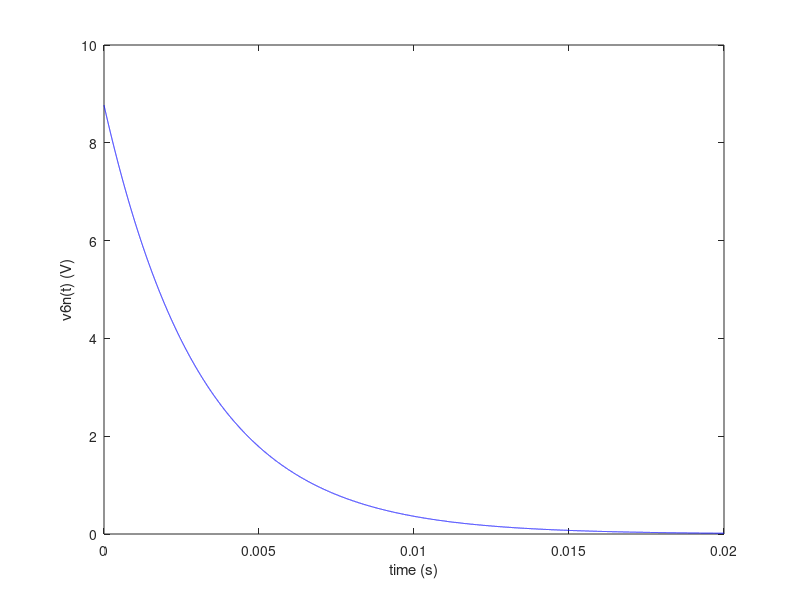
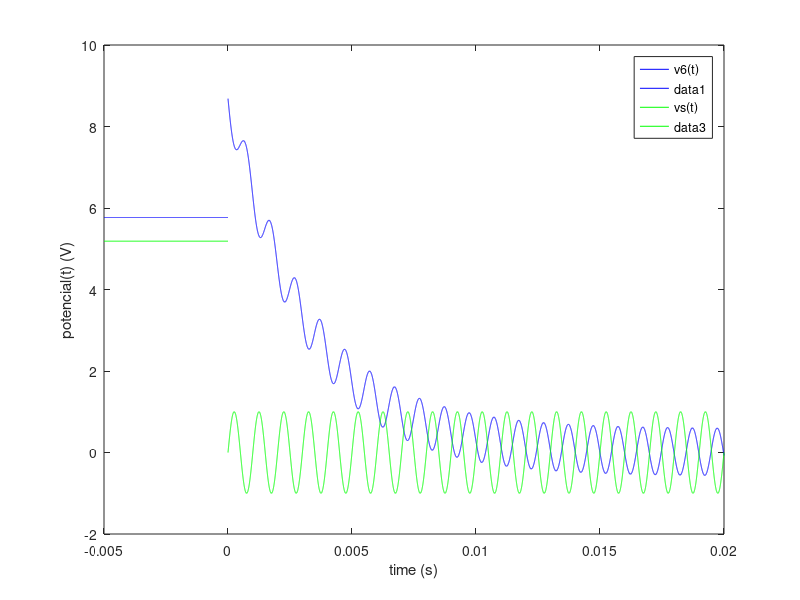
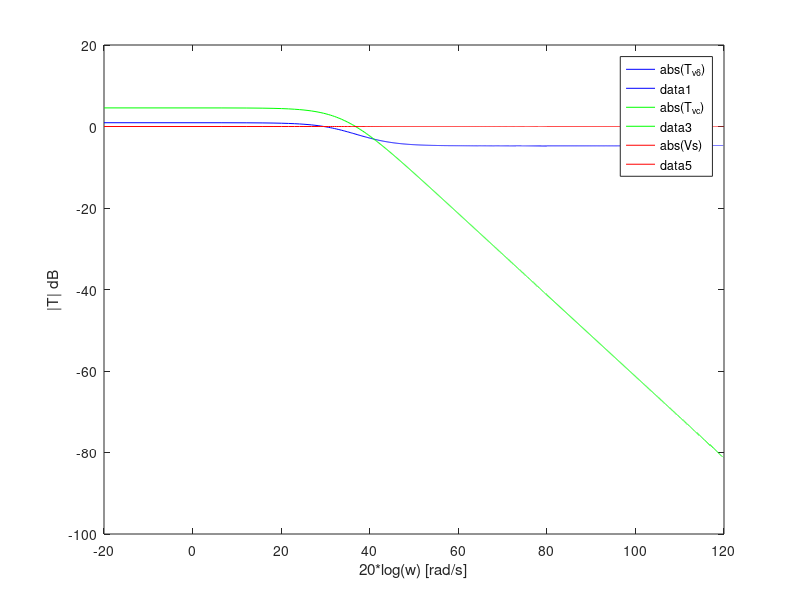
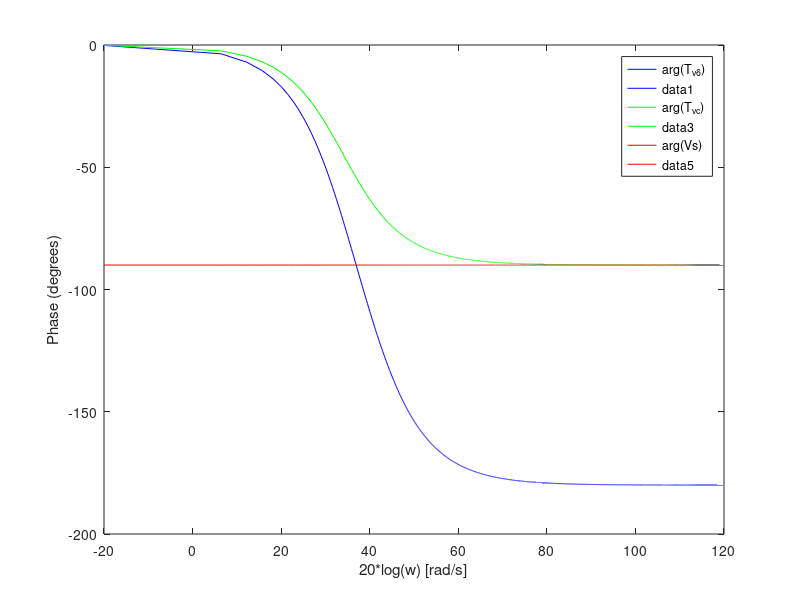

These charts were generated, in order, by the following MATLAB code: (Note: this script raises an error after producing the figures.)
close all
clear all

R1 = 1.04408633697e3
R2 = 2.04051610808e3
R3 = 3.07566747417e3
R4 = 4.05936218175e3 
R5 = 3.05878343538e3
R6 = 2.0603640429e3
R7 = 1.04299566201e3
Vs = 5.18382634375 
C = 1.02590436129e-6
Kb = 7.28659513293e-3
Kd = 8.22752594192e3

format long


printf("\n alinea 1)------------------------------------------\n\n")

line1 = [1, 0, 0, 0, 0, 0, 0];
line2 = [0, 1/R3+1/R2+1/R1, -1/R2, -1/R3, 0, 0, 0];
line3 = [0, Kb+1/R2, -1/R2, -Kb, 0, 0, 0];
line58 = [0, -1/R3, 0, 1/R5+1/R4+1/R3, -1/R5, -1/R7, 1/R7];
line6 = [0, Kb, 0, -Kb-1/R5, 1/R5, 0, 0];
line7 = [0, 0, 0, 0, 0, -1/R6-1/R7, 1/R7];
line8 = [0, 0, 0, 1, 0, Kd/R6, -1];

An = [line1; line2; line3; line58; line6; line7; line8]

bn = [Vs; Vs/R1; 0; 0; 0; 0; 0]

#det(An)

Xn = An\bn


Vx = Xn(5) - Xn(7)


printf("\n alinea 2)-------------------------------------------\n\n")

printf("Nodal Analysis---------------")

A = [1/R1+1/R4+1/R6, -1/R1, 0, -1/R4, 0, -1/R6, 0; -1/R1, 1/R1+1/R2+1/R3, -1/R2, -1/R3, 0, 0, 0; 0, -1/R2-Kb, 1/R2, Kb, 0, 0, 0; -1/R6, 0, 0, 0, 0, 1/R6+1/R7, -1/R7; 0, 0, 0, 0, 1, 0, -1; -Kd/R6, 0, 0, 1, 0, Kd/R6, -1; 1, 0, 0, 0, 0, 0, 0]

det(A)

b = [0; 0; 0; 0; Vx; 0; 0]

Xn2 = A\b

Ix = -(Xn2(4)-Xn2(5))/R5 + Kb*(Xn2(2)-Xn2(4));
Req = Vx/Ix



printf("\n\n alinea 3)------------------------------------------\n\n")

time = 0:1e-6:20e-3;

v6n = Xn2(5)*exp(-time/(Req*C));

hf = figure();
plot(time, v6n, "b");
xlabel("time (s)");
ylabel("v6n(t) (V)");

print(hf, "v6n.eps", "-depsc");



printf("\n\nalinea 4)-------------------------------------------------\n\n")

omega = 2*pi*1000 #rad/s

dlineVs = [1, 0, 0, 0, 0, 0, 0];
dline2 = [-1/R1, 1/R1 + 1/R3+1/R2, -1/R2, -1/R3, 0, 0, 0];
dline58 = [0, -1/R3, 0, 1/R3+1/R4+1/R5, -i*omega*C-1/R5, -1/R7, 1/R7+i*omega*C];
dline3 = [0, Kb+1/R2, -1/R2, -Kb, 0, 0, 0];
dline6 = [0, Kb, 0, -1/R5-Kb, 1/R5+i*omega*C, 0, -i*omega*C];
dline7 = [0, 0, 0, 0, 0, -1/R6-1/R7, 1/R7];
dlineVd = [0, 0, 0, 1, 0, Kd/R6, -1];

dAn = [dline2; dline3; dline6; dline7; dlineVs; dlineVd; dline58]

dbn = [0; 0; 0; 0; -i; 0; 0] #parte real

determinante = det (dAn)

dXn = dAn\dbn

fase = arg(dXn(5))
amplitude = abs(dXn(5))

printf("\n\nalinea 5)-------------------------------------------------\n\n")

stepDt = fase/omega

initial_time  = -5e-3:1e-6:0;
final_time = 0:1e-6:20e-3;

v6i = 0*initial_time+Xn(5);
vsi = 0*initial_time + Vs;

v6f = v6n + amplitude*cos(omega*final_time + fase);
vsf = sin(final_time*omega);

hf2 = figure();
plot(initial_time, v6i, "b;v6(t);");
hold on
plot(final_time, v6f, "b");
plot(initial_time, vsi, "g;vs(t);");
plot(final_time, vsf, "g");

legend();

xlabel("time (s)");
ylabel("potencial(t) (V)");

print(hf2, "v6_vs.eps", "-depsc");


printf("\n\nalinea 6)-----------------------------------------------------\n\n")

solution61 = 0.1:2:1e4;
solution62 = 1e4:100:1e6;

solutionVc1 = 0.1:2:1e4;
solutionVc2 = 1e4:100:1e6;
kk = 1

for freq = 0.1:2:1e4
omega = 2*pi*freq; #rad/s

dlineVs = [1, 0, 0, 0, 0, 0, 0];
dline2 = [-1/R1, 1/R1 + 1/R3+1/R2, -1/R2, -1/R3, 0, 0, 0];
dline58 = [0, -1/R3, 0, 1/R3+1/R4+1/R5, -i*omega*C-1/R5, -1/R7, 1/R7+i*omega*C];
dline3 = [0, Kb+1/R2, -1/R2, -Kb, 0, 0, 0];
dline6 = [0, Kb, 0, -1/R5-Kb, 1/R5+i*omega*C, 0, -i*omega*C];
dline7 = [0, 0, 0, 0, 0, -1/R6-1/R7, 1/R7];
dlineVd = [0, 0, 0, 1, 0, Kd/R6, -1];

dAn = [dline2; dline3; dline6; dline7; dlineVs; dlineVd; dline58];

dbn = [0; 0; 0; 0; -i; 0; 0]; #parte real

dXn = dAn\dbn;
solution61(kk) = dXn(5);
solutionVc1(kk) = dXn(5) - dXn(7);
kk = kk +1;

end 

kk = 1;

for freq = 1e4:100:1e6
omega = 2*pi*freq; #rad/s

dlineVs = [1, 0, 0, 0, 0, 0, 0];
dline2 = [-1/R1, 1/R1 + 1/R3+1/R2, -1/R2, -1/R3, 0, 0, 0];
dline58 = [0, -1/R3, 0, 1/R3+1/R4+1/R5, -i*omega*C-1/R5, -1/R7, 1/R7+i*omega*C];
dline3 = [0, Kb+1/R2, -1/R2, -Kb, 0, 0, 0];
dline6 = [0, Kb, 0, -1/R5-Kb, 1/R5+i*omega*C, 0, -i*omega*C];
dline7 = [0, 0, 0, 0, 0, -1/R6-1/R7, 1/R7];
dlineVd = [0, 0, 0, 1, 0, Kd/R6, -1];

dAn = [dline2; dline3; dline6; dline7; dlineVs; dlineVd; dline58];

dbn = [0; 0; 0; 0; -i; 0; 0]; #parte real

dXn = dAn\dbn;
solution62(kk) = dXn(5);
solutionVc2(kk) = dXn(5) - dXn(7);
kk = kk +1;

end 

solution61 = solution61/(-i);
solution62 = solution62/(-i);
argsSol61 = arg(solution61)*(180/pi);
argsSol62 = arg(solution62)*(180/pi);

solutionVc1 = solutionVc1/(-i);
solutionVc2 = solutionVc2/(-i);
argsSolVc1 = arg(solutionVc1)*(180/pi);
argsSolVc2 = arg(solutionVc2)*(180/pi);

vecfreq1 = 20*log10(0.1:2:1e4);
vecfreq2 = 20*log10(1e4:100:1e6);

solutionVs1 = 0*vecfreq1 - i;
solutionVs2 = 0*vecfreq2 -i;

absSol61 = 20*log10(abs(solution61));
absSol62 = 20*log10(abs(solution62));

absSolVs1 = 20*log10(abs(solutionVs1));
absSolVs2 = 20*log10(abs(solutionVs2));

argsSolVs1 = arg(solutionVs1)*(180/pi);
argsSolVs2 = arg(solutionVs2)*(180/pi);

absSolVc1 = 20*log10(abs(solutionVc1));
absSolVc2 = 20*log10(abs(solutionVc2));

hf3 = figure();
plot(vecfreq1, absSol61, "b;abs(T_{v6});");
hold on
plot(vecfreq2, absSol62, "b");
plot(vecfreq1, absSolVc1, "g;abs(T_{vc});");
plot(vecfreq2, absSolVc2, "g");
plot(vecfreq1, absSolVs1, "r;abs(Vs);");
plot(vecfreq2, absSolVs2, "r");

xlabel("20*log(w) [rad/s]")
ylabel("|T| dB");
print(hf3, "absT.eps", "-depsc");

hf4 = figure();
plot(vecfreq1, argsSol61, "b;arg(T_{v6});");
hold on
plot(vecfreq2, argsSol62, "b");
plot(vecfreq1, argsSolVc1, "g;arg(T_{vc});");
plot(vecfreq2, argsSolVc2, "g");
plot(vecfreq1, argsSolVs1, "r;arg(Vs);");
plot(vecfreq2, argsSolVs2, "r");

xlabel("20*log(w) [rad/s]");
ylabel("Phase (degrees)")
print(hf4, "argT.eps", "-depsc");

hf5 = figure();
plot(vecfreq1, argsSolV61, "g");
hold on
plot(vecfreq2, argsSol62, "g");

print(hf5, "argV6.eps", "-depsc");

hf6 = figure()
plot(vecfreq1, absSol61, "b");
hold on
plot(vecfreq2, absSol62, "b");

print(hf6, "absV6.eps", "-depsc");
